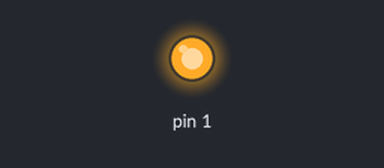
Recording of a sketch running on a simulated Arduino Uno, built with avr-gcc and run on an emulated ATmega328P. Shown: output pins drawn as LEDs (lit = HIGH).

Above: at 0.1 s.
Timing chart, 0 to 1.6 s (numbered marks = the images above):
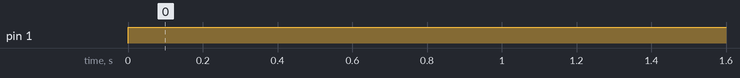

Measured:
- by itself, pin 1: LOW → HIGH at 0.00 s

The sketch:

potileledyakma.ino
```cpp
void setup() {
 pinMode(1, OUTPUT);

}

void loop() {
  digitalWrite(1,HIGH);
  delay(5000);

}
```
